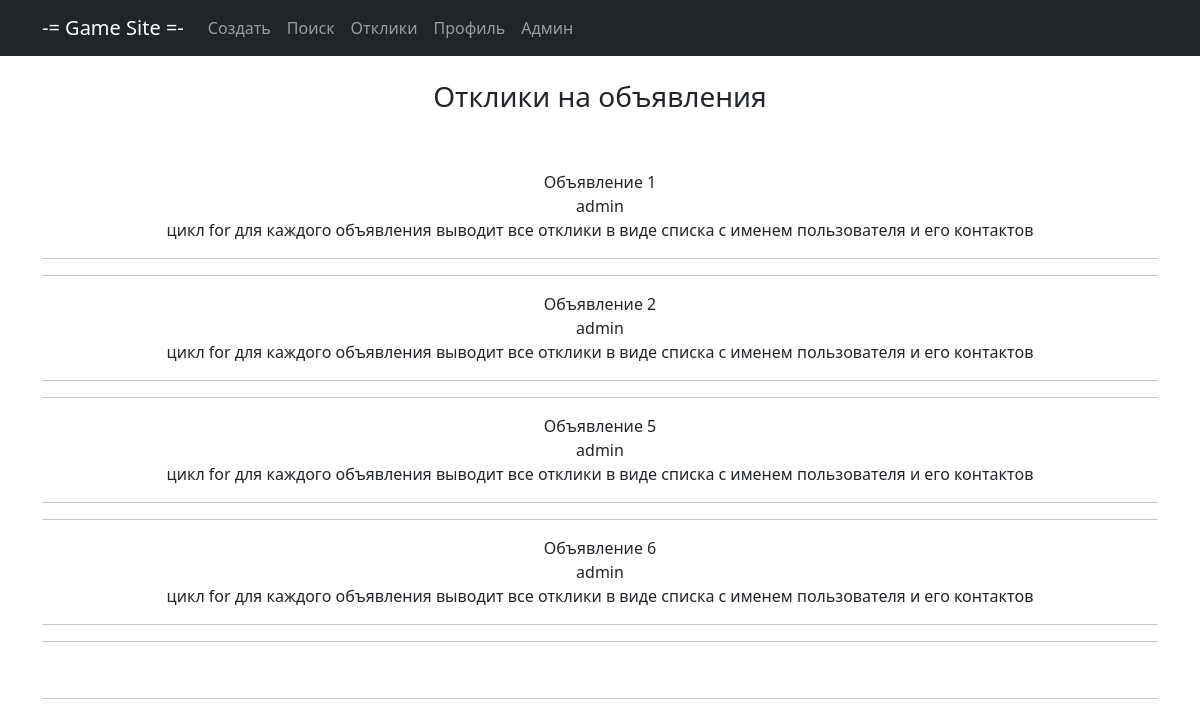
The page /response/ (signed in) on the database its author committed.
### main/models.py (models this page shows, shortened)
class Note(models.Model):
    title = models.CharField(max_length=128, verbose_name='Название')
    content = RichTextUploadingField(verbose_name='Контент')
    dateCreation = models.DateTimeField(auto_now_add=True, verbose_name='Дата создания')
    user = models.ForeignKey(User, blank=True, null=True, on_delete=models.CASCADE, verbose_name='Пользователь')
    category = models.ForeignKey(Category, on_delete=models.CASCADE, verbose_name='Категория')
    user_response = models.ManyToManyField(Response, )

### main/views.py (the view)
# urls.py: path('response/', ResponseList.as_view(), name='response'),
class ResponseList(ListView):
    template_name = 'user_response.html'
    context_object_name = 'notes'
    ordering = ['-dateCreation']
    paginate_by = 5
    def get_queryset(self):
        user_id = self.request.user.id
        return Note.objects.filter(user_id=user_id)

### templates/user_response.html (shortened to what this page needs)
{% extends 'static/default.html' %}
{% block content %}
<br><h3>Отклики на объявления {{ response.user_id.name }}</h3><br><br>
{% for note in notes %}
{{ note.title }}<br>
{{ note.user }}<br>
цикл for для каждого объявления выводит все отклики
в виде списка с именем пользователя и его контактов
<hr>
<hr>
{% endfor %}
<br>
<hr>
{% endblock content %}

### rows shown on the page
Note: title "Объявление 1", user "admin"
Note: title "Объявление 2", user "admin"
Note: title "Объявление 5", user "admin"
Note: title "Объявление 6", user "admin"
